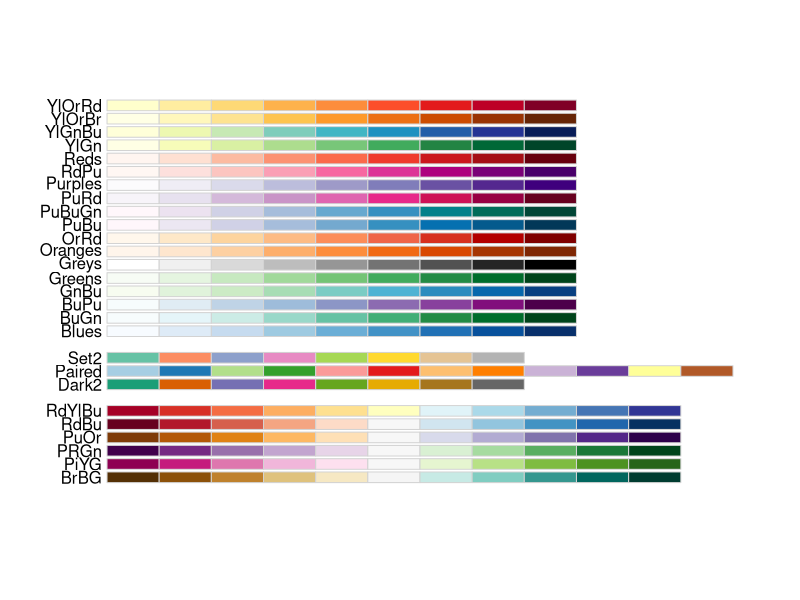

The R source for this figure: (Note: this script raises an error after producing the figure.)
#There are four types of palettes:
#1. Continuous
#2. Ordinal (plotting categories representing least to most of something)
#3. qualitative (for showing different categories that are non-ordered)
#4. diverging (for plotting a range from negative calues to positive values)

install.packages("RColorBrewer")
#RColorBrewer Shows some good examples of colors to use that are color-blind friendly
library(RColorBrewer)
#This is a list of all of RColorBrewer's colorblind-frienly discrete
display.brewer.all(colorblindFriendly = TRUE)

#Continuous Data
#use scale_fill_viridis_c or scale_color_viridis_c for continuous (color found in ggplot package)
#direction = -1 to reverse the direction of the colorscale
ggplot(diamonds, aes(x= clarity, y=carat, color=price)) + #example of continuous data because the price could have decimals in it
         geom_point(alpha = 0.2) + theme_classic() + 
         scale_color_viridis_c(option = "C", direction = -1)#there are five options C, B, D, E, A and they have different colors and moods to them and direct can be 1 or -1 which changes how dark the color of dots are
         
#pick another viridis color scheme by using a different letter 
ggplot(diamonds, aes(x= clarity, y=carat, color=price)) + 
  geom_point(alpha = 0.2) + theme_classic() + 
  scale_color_viridis_c(option = "E", direction = -1)

#to bin continuous data, use the suffiz "_b" instead
ggplot(diamonds, aes(x= clarity, y=carat, color=price)) + 
  geom_point(alpha = 0.2) + theme_classic() + 
  scale_color_viridis_b(option = "E", direction = -1)#the _b makes the colors discrete per category 

#Ordinal (discrete sequential) just a few possibilities 
#from the viridis palette
#use scale_fill_viridis_d or scale_color_viridis_d for discrete
ggplot(diamonds, aes(x= clarity, y=carat, fill=color)) + #matched the fill with the viridis fill to color the boxes
  geom_boxplot() + theme_classic() + 
  ggtitle("Diamond Quality by Cut") + 
  scale_fill_viridis_d("color")#discrete color in boxplot

#scale_color is for color and scale_fill is for the fill
#aes parameter needs to change from "fill = " to "color =", to match
ggplot(diamonds, aes(x= cut, y= carat, color = color)) + 
  geom_boxplot(alpha = 0.2) + theme_classic() + 
  ggtitle("Diamond Quality by Cut") +
  scale_color_viridis_d("color")#and match color to the color arugment in aes for outline

#here's how it looks on a barplot
ggplot(diamonds, aes(x = clarity, fill = cut)) + 
  geom_bar() + 
  theme(azis.text.x = element_text(angle=70, vjust=0.5)) + 
  scale_fill_viridis_d("cut", option = "B") +
  theme_classic()

#from RColorBrewer:
ggplot(diamonds, aes(x= cut, y= carat, fill = color)) +
  geom_boxplot() + theme_classic() + 
  ggtitle("Diamond Quality by Cut") + 
  scale_fill_brewer(palette = "PuRd")

#how did we know the name of the palette 
display.brewer.all(colorblindFriendly = TRUE)

#From RColorBrewer:
ggplot(iris, aes(x= Sepal.Length, y= Petal.Length, fill = Species)) +
  geom_point(shape=24, color="black", size = 4) + theme_classic() + #shape changes from circle to triangle and changed the border color black also made the size big
  ggtitle("Sepal and Petal Length of Three Iris Species") + 
  scale_fill_brewer(palette = "Set2")

#From the ggthemes package:
#let's also clarify the units
install.packages("ggthemes")
library(ggthemes) 
ggplot(iris, aes(x=Sepal.Length, y=Petal.Length, color = Species)) + 
  geom_point() + theme_classic() + 
  ggtitle("Sepal and Petal Length of Three Iris Species") + 
  scale_color_colorblind("Species") + #qualitatively categorical option
  xlab("Sepal Length in cm") + 
  ylab("Petal Length in cm")

#Manual Palette Design
#this is another version of the same 
#colorblind palette from the ggthemes package but with gray 
#this is an example of how to create a named vector
#of colors and use it as a manual fill
cbPalette <- c("#999999", "#E69F00", "#56B4E9", "#009E73", "#F0E442", "#0072B2", "#D55E00", "#CC79A7")
names(cbPalette) <-levels(iris$Species)#create a named vector to minimize the chances of something strange happening when you are trying to map number of colors to different variables
#we don't need all the colors in the palette because there are only 3 categories'
#we cute the vector length to 3 here
cbPalette <- cbPalette[1:length(levels(iris$Species))]#only three levels are named because we only have three species so not all colors are used this command also cuts the vector length down to three

ggplot(iris, aes(x= Sepal.Length, y= Petal.Length, color = Species)) + 
  geom_point() + theme_classic() +
  ggtitle("Sepal and Petal Length of Three Iris Species") + 
  scale_color_manual(values = cbPalette) + 
  xlab("Sepal Length in cm")#relabeled the x and y axis with the measurements
  ylab("Petal Length in cm")#shows three different species and three different colors we had created 
  
  #Diverging Discrete 
  #from RColorBrewer
  myiris <- iris %>% group_by(Species) %>% mutate(size = case_when(
    Sepal.Length > 1.1* mean(Sepal.Length) ~ "very large", 
    Sepal.Length < 0.9 * mean(Sepal.Length) ~ "very small",
    Sepal.Length < 0.94 * mean(Sepal.Length) ~ "small",
    Sepal.Length > 1.06 * mean(Sepal.Length) ~ "large", 
    T ~ "average"))# create a variable that captures which size diveraging from average
  
  #set the levels not in alphabetical order but in order of size
  myiris$size <- factor(myiris$size, levels = c("very small", "small", "average", "large", "very large"))
  
  ggplot(myiris, aes(x= Petal.Width, y= Petal.Length, color = size)) + 
    geom_point(size = 2) + theme_gray() + ggtitle("Diamond Quality by Cut") + 
    scale_color_brewer(palette = "RdYlBu")